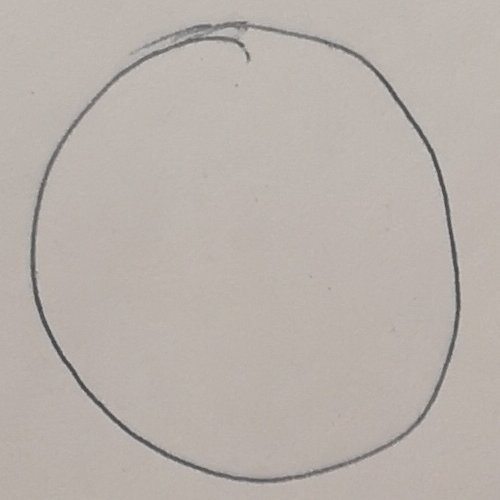
#> input picture dataset/Circles/1.png, 500 x 500 px
$ python -i isleDetector.py   (imports and definitions only)   (older library calls are emulated)
#> lines starting #> are read from the running program, lines starting #| are printed output that depends on the picture
#> further down, picture is the input picture: shape (500, 500, 3); mean B, G, R 171.4, 177.4, 185.1
#> (printed output is left out)
#!/usr/bin/env python3
# -*- coding: utf-8 -*-
"""
Created on Tue Nov 15 08:01:32 2022

@author: mocquais
"""

import numpy as np
import cv2 as cv2

# [5 lines left out: function max_radius, not called in this run]

def img_treatment(img):
    dilated_img = cv2.dilate(img, np.ones((7,7), np.uint8))
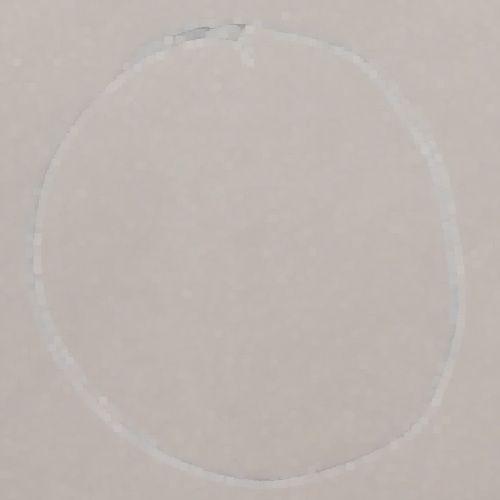
#> dilated_img: shape (500, 500, 3); mean B, G, R 177.1, 182.8, 190.5
    bg_img = cv2.medianBlur(dilated_img, 21)
    diff_img = 255 - cv2.absdiff(img, bg_img)
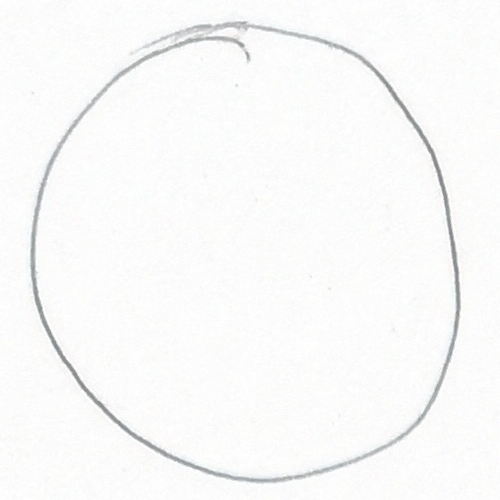
#> diff_img: shape (500, 500, 3); mean B, G, R 249.5, 249.6, 249.5
    #norm_img = cv2.normalize(diff_img,None, alpha=0, beta=255, norm_type=cv2.NORM_MINMAX, dtype=cv2.CV_8UC1)
#> (the run stopped early here; a loop or call above may not have finished)

$ run again, on dataset/Circles/10.png
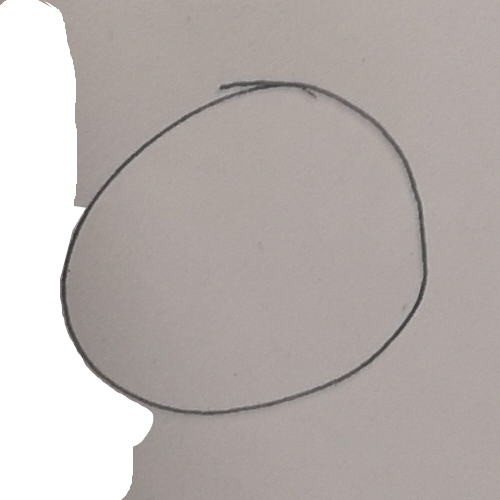
#> input picture dataset/Circles/10.png, 500 x 500 px
#> picture is the input picture: shape (500, 500, 3); mean B, G, R 174.1, 176.7, 184.2
#> (printed output is left out)
#> in img_treatment, `dilated_img = cv2.dilate(img, np.ones((7,7), np.uint8))`:
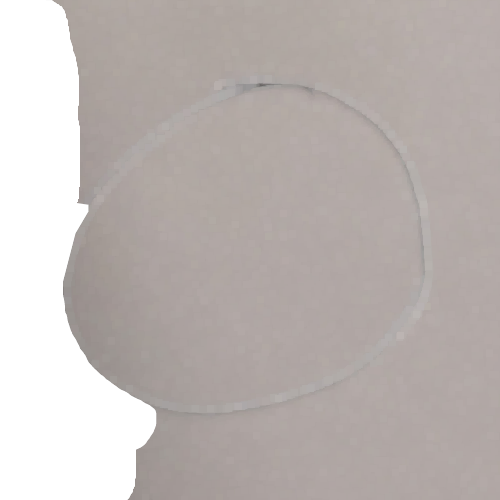
#> dilated_img: shape (500, 500, 3); mean B, G, R 179.4, 182, 189.4
#> in img_treatment, `diff_img = 255 - cv2.absdiff(img, bg_img)`:
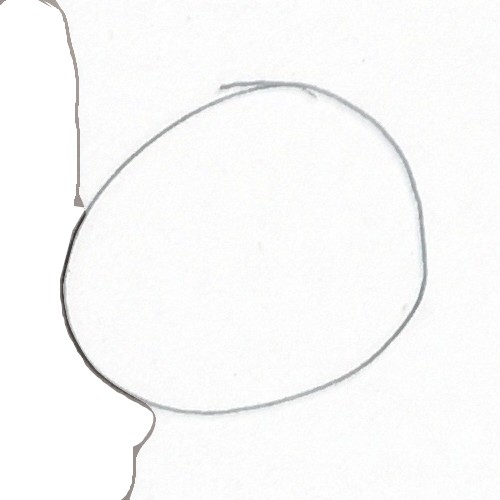
#> diff_img: shape (500, 500, 3); mean B, G, R 249.6, 249.7, 249.7

$ run again, on dataset/Circles/11.png
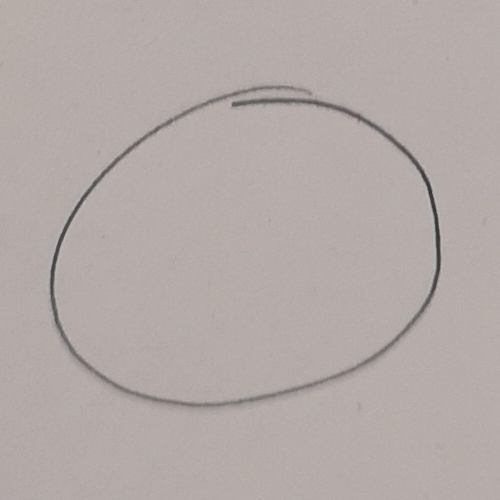
#> input picture dataset/Circles/11.png, 500 x 500 px
#> picture is the input picture: shape (500, 500, 3); mean B, G, R 167.4, 169.8, 179.3
#> (printed output is left out)
#> in img_treatment, `dilated_img = cv2.dilate(img, np.ones((7,7), np.uint8))`:
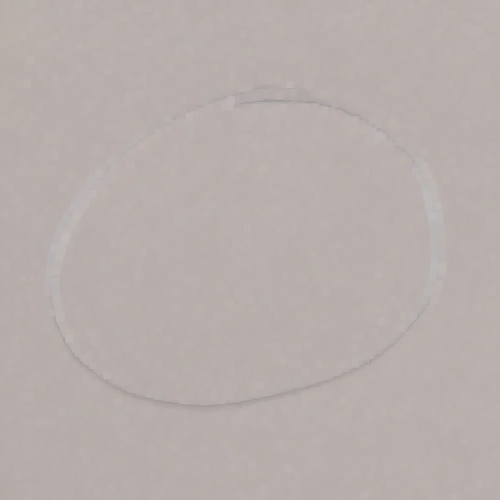
#> dilated_img: shape (500, 500, 3); mean B, G, R 172, 174.3, 183.8
#> in img_treatment, `diff_img = 255 - cv2.absdiff(img, bg_img)`:
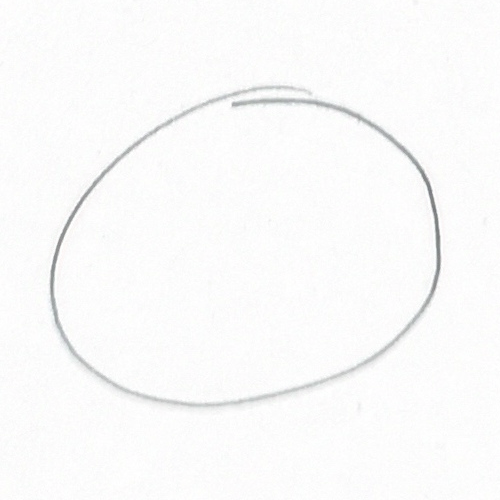
#> diff_img: shape (500, 500, 3); mean B, G, R 250.4, 250.4, 250.4

$ run again, on dataset/Circles/12.png
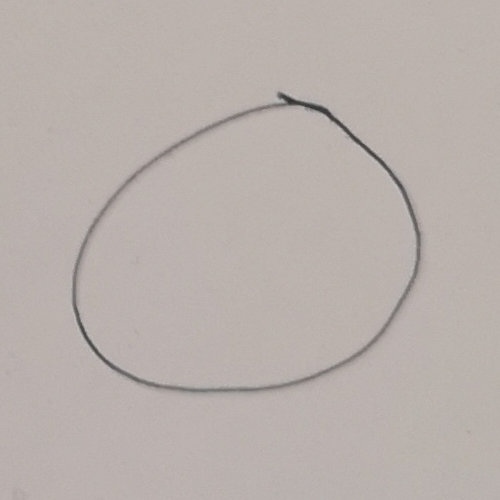
#> input picture dataset/Circles/12.png, 500 x 500 px
#> picture is the input picture: shape (500, 500, 3); mean B, G, R 172, 176.2, 185
#> (printed output is left out)
#> in img_treatment, `diff_img = 255 - cv2.absdiff(img, bg_img)`:
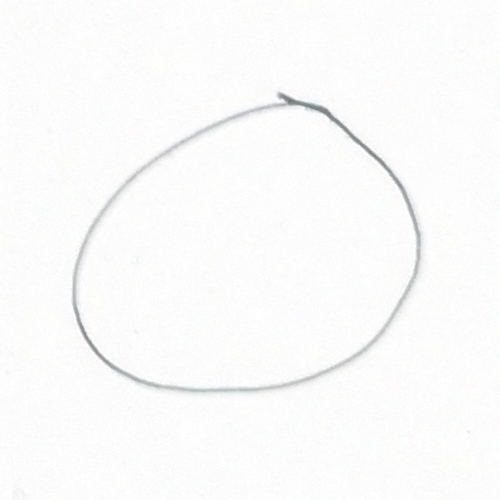
#> diff_img: shape (500, 500, 3); mean B, G, R 250.9, 251, 251
